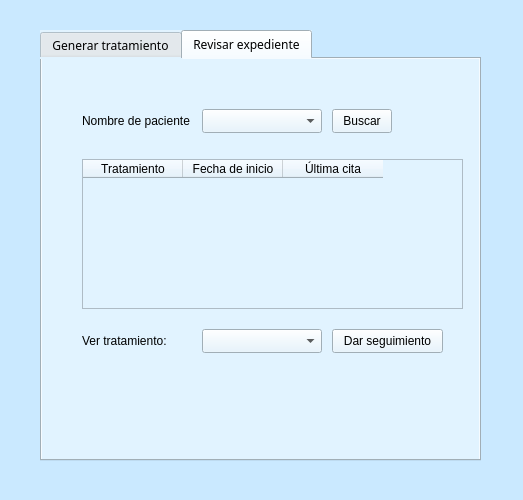
<?xml version="1.0" encoding="UTF-8"?>
<ui version="4.0">
 <class>Form</class>
 <widget class="QWidget" name="Form">
  <property name="geometry">
   <rect>
    <x>0</x>
    <y>0</y>
    <width>523</width>
    <height>500</height>
   </rect>
  </property>
  <property name="font">
   <font>
    <family>Century Gothic</family>
   </font>
  </property>
  <property name="windowTitle">
   <string>Form</string>
  </property>
  <property name="styleSheet">
   <string notr="true">background-color:#CAE9FF</string>
  </property>
  <widget class="QTabWidget" name="tabWidget">
   <property name="geometry">
    <rect>
     <x>40</x>
     <y>30</y>
     <width>441</width>
     <height>431</height>
    </rect>
   </property>
   <property name="font">
    <font>
     <family>Century Gothic</family>
    </font>
   </property>
   <property name="styleSheet">
    <string notr="true">background-color:#e1f3ff</string>
   </property>
   <property name="currentIndex">
    <number>1</number>
   </property>
   <widget class="QWidget" name="tab_1">
    <attribute name="title">
     <string>Generar tratamiento</string>
    </attribute>
    <widget class="QLabel" name="label_nombre_paciente">
     <property name="geometry">
      <rect>
       <x>40</x>
       <y>50</y>
       <width>120</width>
       <height>24</height>
      </rect>
     </property>
     <property name="text">
      <string>Nombre de paciente</string>
     </property>
    </widget>
    <widget class="QComboBox" name="comboBox_paciente">
     <property name="geometry">
      <rect>
       <x>160</x>
       <y>50</y>
       <width>120</width>
       <height>24</height>
      </rect>
     </property>
    </widget>
    <widget class="QLabel" name="label_tratamiento">
     <property name="geometry">
      <rect>
       <x>40</x>
       <y>100</y>
       <width>120</width>
       <height>24</height>
      </rect>
     </property>
     <property name="text">
      <string>Tratamiento</string>
     </property>
    </widget>
    <widget class="QLineEdit" name="lineEdit_tratamiento">
     <property name="geometry">
      <rect>
       <x>160</x>
       <y>100</y>
       <width>120</width>
       <height>24</height>
      </rect>
     </property>
    </widget>
    <widget class="QPushButton" name="btn_generar_tratamiento">
     <property name="geometry">
      <rect>
       <x>110</x>
       <y>150</y>
       <width>181</width>
       <height>28</height>
      </rect>
     </property>
     <property name="text">
      <string>Generar nuevo tratamiento</string>
     </property>
    </widget>
   </widget>
   <widget class="QWidget" name="tab_2">
    <attribute name="title">
     <string>Revisar expediente</string>
    </attribute>
    <widget class="QLabel" name="label_nombre_paciente_2">
     <property name="geometry">
      <rect>
       <x>40</x>
       <y>50</y>
       <width>120</width>
       <height>24</height>
      </rect>
     </property>
     <property name="text">
      <string>Nombre de paciente</string>
     </property>
    </widget>
    <widget class="QComboBox" name="comboBox_paciente_2">
     <property name="geometry">
      <rect>
       <x>160</x>
       <y>50</y>
       <width>120</width>
       <height>24</height>
      </rect>
     </property>
    </widget>
    <widget class="QPushButton" name="btn_buscar_paciente">
     <property name="geometry">
      <rect>
       <x>290</x>
       <y>50</y>
       <width>60</width>
       <height>24</height>
      </rect>
     </property>
     <property name="text">
      <string>Buscar</string>
     </property>
    </widget>
    <widget class="QTableWidget" name="tableWidget_expediente">
     <property name="geometry">
      <rect>
       <x>40</x>
       <y>100</y>
       <width>381</width>
       <height>150</height>
      </rect>
     </property>
     <column>
      <property name="text">
       <string>Tratamiento</string>
      </property>
     </column>
     <column>
      <property name="text">
       <string>Fecha de inicio</string>
      </property>
     </column>
     <column>
      <property name="text">
       <string>Última cita</string>
      </property>
     </column>
    </widget>
    <widget class="QLabel" name="label_ver_tratamiento">
     <property name="geometry">
      <rect>
       <x>40</x>
       <y>270</y>
       <width>120</width>
       <height>24</height>
      </rect>
     </property>
     <property name="text">
      <string>Ver tratamiento:</string>
     </property>
    </widget>
    <widget class="QComboBox" name="comboBox_tratamiento">
     <property name="geometry">
      <rect>
       <x>160</x>
       <y>270</y>
       <width>120</width>
       <height>24</height>
      </rect>
     </property>
    </widget>
    <widget class="QPushButton" name="btn_dar_seguimiento">
     <property name="geometry">
      <rect>
       <x>290</x>
       <y>270</y>
       <width>111</width>
       <height>24</height>
      </rect>
     </property>
     <property name="text">
      <string>Dar seguimiento</string>
     </property>
    </widget>
   </widget>
  </widget>
 </widget>
 <resources/>
 <connections/>
</ui>
